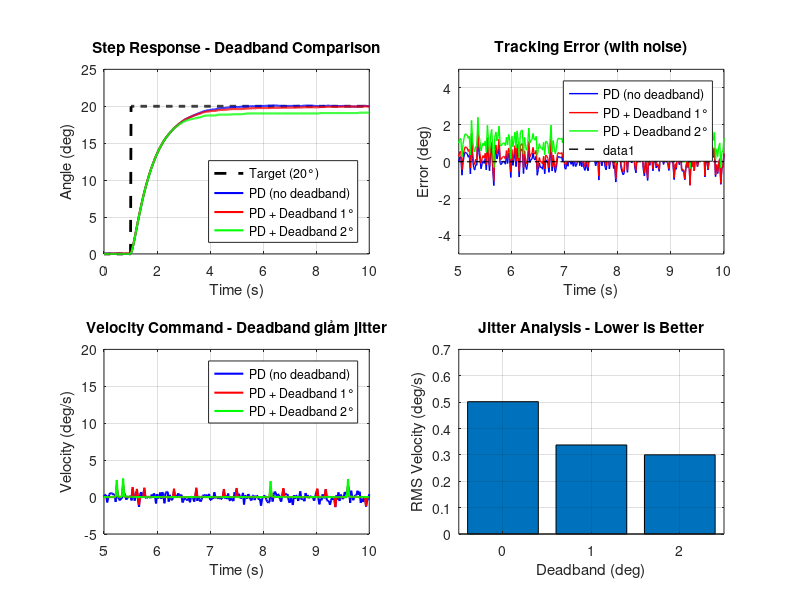

MATLAB code to generate this figure:
%% VISUAL SERVOING SIMULATION - PD vs PD+Deadband
% So sánh: PD only vs PD+Deadband
% Author: Gemini Assistant
% Date: 2024

clear; close all; clc;

%% THÔNG SỐ HỆ THỐNG
Ts = 0.02;          % Sample time (s) - 50Hz
T_sim = 10;         % Thời gian mô phỏng (s)
t = 0:Ts:T_sim;     % Vector thời gian
N = length(t);

% Motor parameters
tau_motor = 0.1;    % Time constant của motor (s)

%% THÔNG SỐ PD - TỪ CODE ESP32
Kp = 1.2;           % Proportional gain
Kd = 0.08;          % Derivative gain
MAX_VEL = 30.0;     % deg/s max velocity

% Deadband options
DEADBAND_VALUES = [0, 1.0, 2.0];  % So sánh: không deadband, 1°, 2°

%% TARGET - Step + Noise (mô phỏng nhiễu cảm biến)
target = zeros(1, N);
target(t > 1) = 20;    % Step to 20° at t=1s

% Thêm nhiễu nhỏ để mô phỏng nhiễu cảm biến
noise = 0.5 * randn(1, N);  % ±0.5° noise
target_noisy = target + noise;

%% MÔ PHỎNG
colors = {'b-', 'r-', 'g-'};
labels = {'PD (no deadband)', 'PD + Deadband 1°', 'PD + Deadband 2°'};

figure('Position', [100 100 1400 900], 'Name', 'PD vs PD+Deadband');

% Lưu kết quả
results = struct();

for d_idx = 1:length(DEADBAND_VALUES)
    DEADBAND = DEADBAND_VALUES(d_idx);
    
    fprintf('Simulating PD with Deadband = %.1f°...\n', DEADBAND);
    
    gimbal_pos = zeros(1, N);
    gimbal_vel = zeros(1, N);
    error_raw = zeros(1, N);
    error_used = zeros(1, N);
    prev_error = 0;
    
    for k = 2:N
        % Camera error (với nhiễu)
        error_raw(k) = target_noisy(k) - gimbal_pos(k-1);
        
        % Apply deadband
        if DEADBAND > 0 && abs(error_raw(k)) < DEADBAND
            error_used(k) = 0;
        else
            error_used(k) = error_raw(k);
        end
        
        % PD Control
        d_error = (error_used(k) - prev_error) / Ts;
        prev_error = error_used(k);
        
        velocity_cmd = Kp * error_used(k) + Kd * d_error;
        velocity_cmd = max(-MAX_VEL, min(MAX_VEL, velocity_cmd));
        
        % Motor dynamics
        gimbal_vel(k) = gimbal_vel(k-1) + (velocity_cmd - gimbal_vel(k-1)) * Ts / tau_motor;
        gimbal_pos(k) = gimbal_pos(k-1) + gimbal_vel(k) * Ts;
    end
    
    % Lưu kết quả
    results(d_idx).deadband = DEADBAND;
    results(d_idx).pos = gimbal_pos;
    results(d_idx).vel = gimbal_vel;
    results(d_idx).error_raw = error_raw;
    results(d_idx).error_used = error_used;
end

%% VẼ ĐỒ THỊ

% Subplot 1: Step Response
subplot(2,2,1);
plot(t, target, 'k--', 'LineWidth', 2, 'DisplayName', 'Target (20°)');
hold on;
for d_idx = 1:length(DEADBAND_VALUES)
    plot(t, results(d_idx).pos, colors{d_idx}, 'LineWidth', 1.5, 'DisplayName', labels{d_idx});
end
xlabel('Time (s)');
ylabel('Angle (deg)');
title('Step Response - Deadband Comparison');
legend('Location', 'southeast');
grid on;
ylim([0 25]);

% Subplot 2: Error (Zoomed in steady-state)
subplot(2,2,2);
for d_idx = 1:length(DEADBAND_VALUES)
    plot(t, results(d_idx).error_raw, colors{d_idx}, 'LineWidth', 1, 'DisplayName', labels{d_idx});
    hold on;
end
plot(t, zeros(size(t)), 'k--', 'LineWidth', 1);
xlabel('Time (s)');
ylabel('Error (deg)');
title('Tracking Error (with noise)');
legend('Location', 'northeast');
grid on;
xlim([5 10]);  % Zoom vào steady-state
ylim([-5 5]);

% Subplot 3: Velocity Command
subplot(2,2,3);
for d_idx = 1:length(DEADBAND_VALUES)
    plot(t, results(d_idx).vel, colors{d_idx}, 'LineWidth', 1.5, 'DisplayName', labels{d_idx});
    hold on;
end
xlabel('Time (s)');
ylabel('Velocity (deg/s)');
title('Velocity Command - Deadband giảm jitter');
legend('Location', 'northeast');
grid on;
xlim([5 10]);  % Zoom vào steady-state

% Subplot 4: Velocity RMS (đo lường jitter)
subplot(2,2,4);
rms_values = zeros(1, length(DEADBAND_VALUES));
for d_idx = 1:length(DEADBAND_VALUES)
    % Tính RMS velocity trong steady-state (t > 5s)
    idx_ss = t > 5;
    rms_values(d_idx) = rms(results(d_idx).vel(idx_ss));
end
bar(DEADBAND_VALUES, rms_values);
xlabel('Deadband (deg)');
ylabel('RMS Velocity (deg/s)');
title('Jitter Analysis - Lower is Better');
grid on;

%% PERFORMANCE METRICS
fprintf('\n========== PERFORMANCE METRICS ==========\n');

for d_idx = 1:length(DEADBAND_VALUES)
    DEADBAND = DEADBAND_VALUES(d_idx);
    gimbal_pos = results(d_idx).pos;
    gimbal_vel = results(d_idx).vel;
    
    % Steady-state error (average in last 2 seconds)
    idx_ss = t > 8;
    ss_error = mean(abs(target(idx_ss) - gimbal_pos(idx_ss)));
    
    % Rise time
    idx_90 = find(gimbal_pos >= 0.9 * 20, 1);
    if ~isempty(idx_90)
        rise_time = t(idx_90) - 1;
    else
        rise_time = NaN;
    end
    
    % Overshoot
    overshoot = (max(gimbal_pos) - 20) / 20 * 100;
    
    % Jitter (RMS velocity in steady-state)
    jitter_rms = rms(gimbal_vel(idx_ss));
    
    fprintf('\n%s:\n', labels{d_idx});
    fprintf('  Steady-state error: %.4f deg\n', ss_error);
    fprintf('  Rise time (10-90%%): %.3f s\n', rise_time);
    fprintf('  Overshoot: %.1f %%\n', max(0, overshoot));
    fprintf('  Jitter (RMS vel): %.4f deg/s\n', jitter_rms);
end

%% KẾT LUẬN
fprintf('\n========== KẾT LUẬN ==========\n');
fprintf('Deadband giúp:\n');
fprintf('  ✓ Giảm jitter khi có nhiễu cảm biến\n');
fprintf('  ✓ Tiết kiệm năng lượng motor (ít command nhỏ)\n');
fprintf('Deadband không giúp:\n');
fprintf('  ✗ Triệt tiêu sai số xác lập (ngược lại, có thể tạo thêm!)\n');
fprintf('\nĐề xuất cho ESP32:\n');
fprintf('  Kp=1.2, Kd=0.08, Ki=0, DEADBAND=1° (optional)\n');
